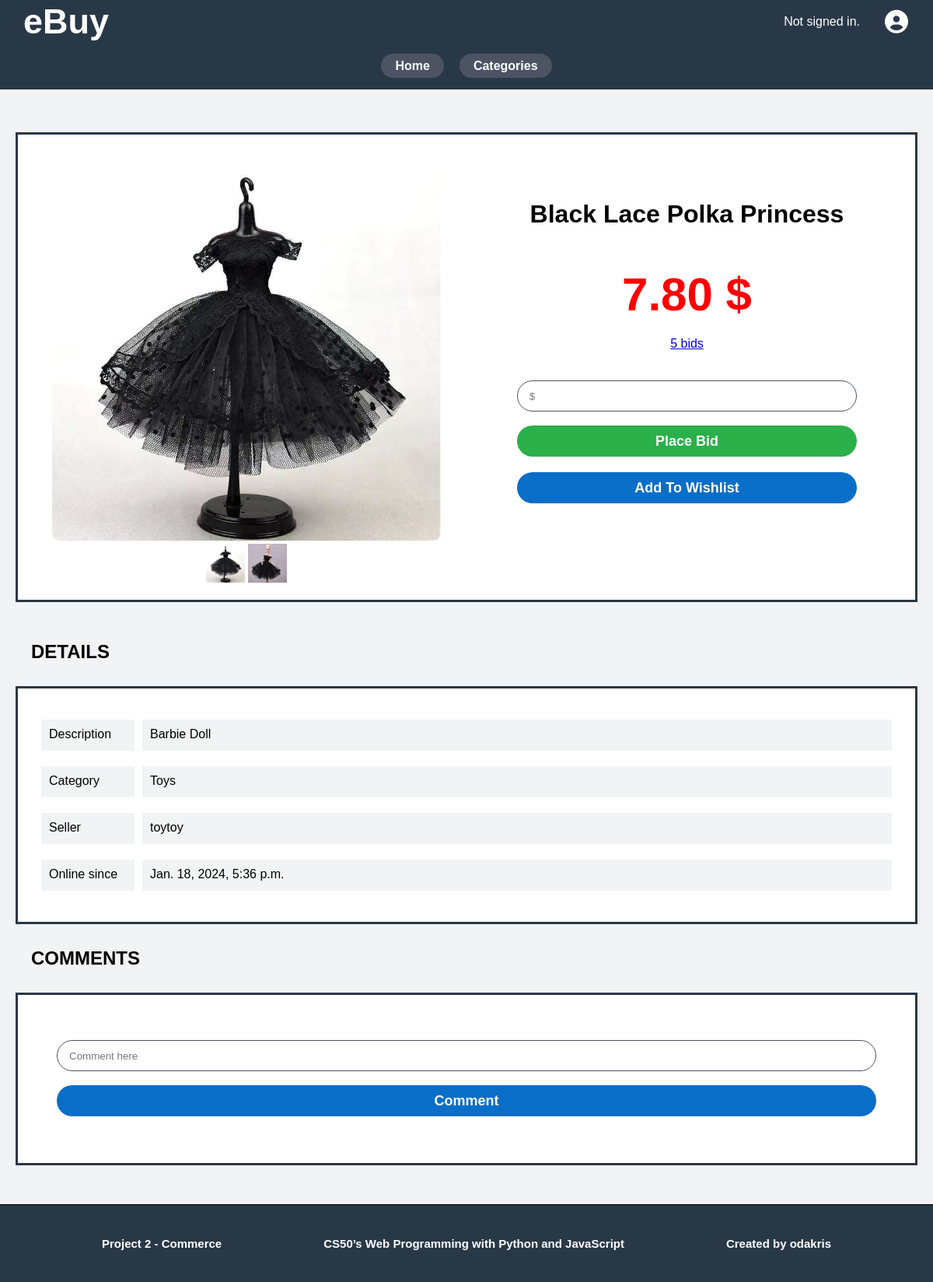
Before: /auction/75/ with the older database file.
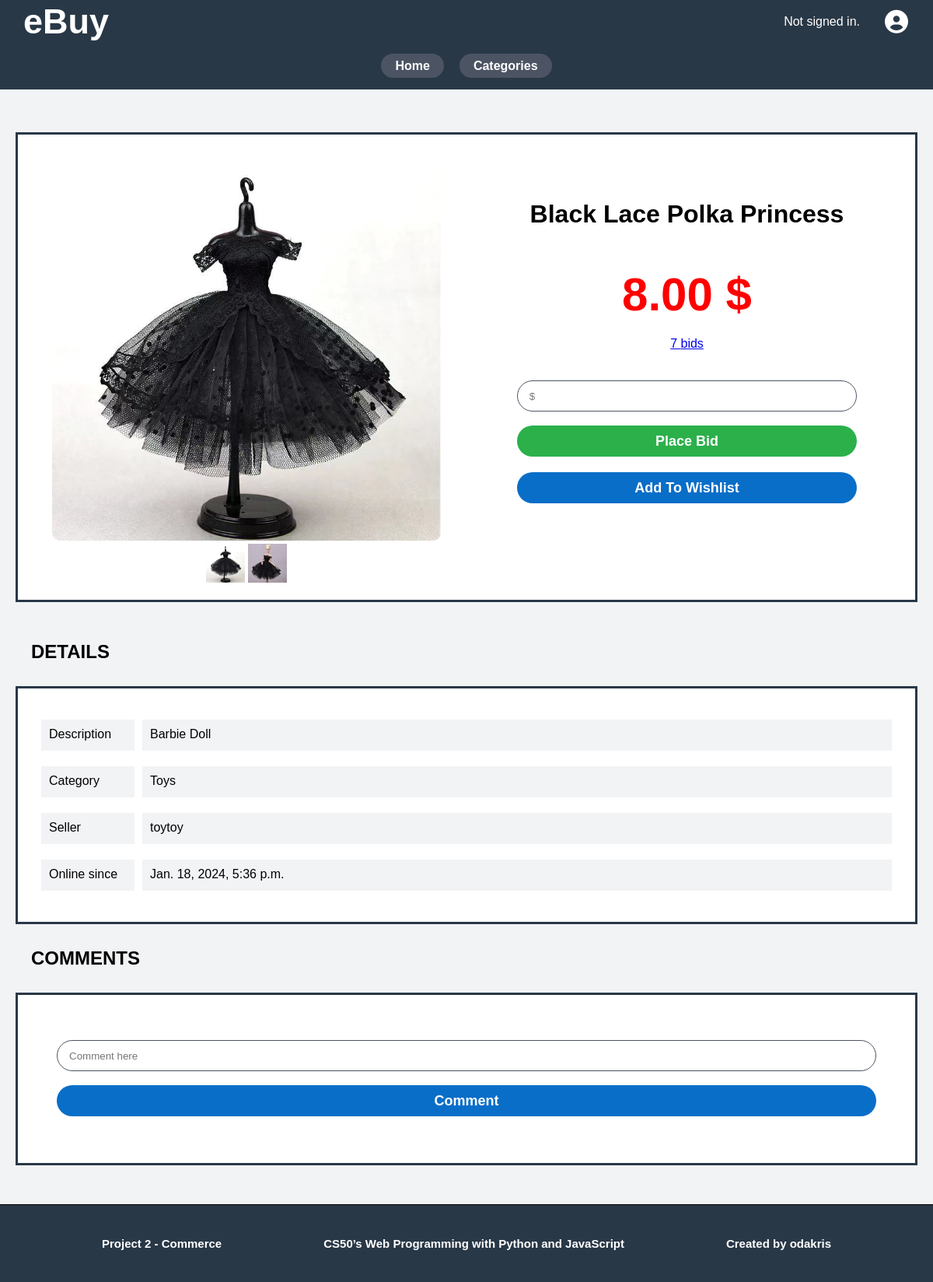
After: the same page with the newer database file.
### auctions/models.py (models this page shows, shortened)
class Auction(models.Model):
    seller = models.ForeignKey(User, on_delete=models.CASCADE, related_name="seller")
    title = models.CharField(max_length=32)
    category = models.ForeignKey(Category, on_delete=models.CASCADE, related_name="category")
    description = models.TextField(max_length=1200)
    creation_date = models.DateTimeField(auto_now_add=True, null=True)
    start_bid = models.DecimalField(max_digits=10, decimal_places=2, null=True)
    bid = models.DecimalField(default=0.00, max_digits=10, decimal_places=2, null=True)
    bid_counter = models.IntegerField(default=0)
    active = models.BooleanField(default=True)
    close_date = models.DateTimeField(auto_now_add=True, null=True)
    winner = models.ForeignKey(User, on_delete=models.CASCADE, blank=True, null=True, related_name="auction_winner")
    class Meta:
        ordering = ["creation_date"]

class Category(models.Model):
    name = models.CharField(max_length=32)
    class Meta:
        ordering = ["name"]
    def __str__(self):
        return f"{self.name}"

class User(AbstractUser):
    pass

### auctions/views.py (the view, shortened to what this page needs)
# urls.py: path("auction/<int:auction_id>/", views.auction, name="auction"),
def auction(request, auction_id):
    bid_form = BidForm()
    comment_form = CommentForm()
    current_auction = Auction.objects.get(pk=auction_id)
    comments = Comment.objects.filter(auction=current_auction)
    images = ImagesUpload.objects.filter(auction=current_auction)
    closeButton = isUserAuction(request.user, current_auction.pk)
    default_context = {
        "wishlist": "Add To Wishlist",
    }
    if request.method == "GET" and isUserAuction(request.user, current_auction.pk):
        default_context = {
            "closeButton": closeButton,
            "closeMessage": "Close Auction"
        }
    context = default_context.copy()
    return render(request, "auctions/auction.html", {
        "bid_form": bid_form,
        "auction": current_auction,
        "comment_form": comment_form,
        "comments": comments,
        "images": images,
        "active": current_auction.active,
        "context": context
    })

### auctions/forms.py
class BidForm(forms.Form):
    bid = forms.DecimalField(label=False, widget=forms.NumberInput(attrs={"min": 1, "class": "form-control", "placeholder": "$", "autocomplete": "off"}))

class CommentForm(forms.Form):
    comment = forms.CharField(label=False, widget=forms.TextInput(attrs={"class": "form-control", "placeholder": "Comment here", "autocomplete": "off"}))

### auctions/utils.py (called while the page is built)
def isUserAuction(user, auction_id):
    auction = models.Auction.objects.get(pk=auction_id)
    if user == auction.seller:
        return True
    return False

### auctions/templates/auctions/auction.html (shortened to what the changed rows need)
{% extends "auctions/layout.html" %}
{% block body %}
<div class="auction-container flex">
    <div class="auction">
        <div class="auction-bid-container">
            <div class="auction-bid flex">
                <h1>{{ auction.title }}</h1>
                <div class="auction-bid-details flex">
                    {% if auction.bid_counter == 0 %}
                    <div class="auction-current-bid">{{ auction.start_bid|floatformat:2 }} $</div>
                    {% else %}
                    <div class="auction-current-bid">{{ auction.bid|floatformat:2 }} $</div>
                    {% endif %}
                    <a href="{% url 'auctions:auction_bids' auction.pk %}">
                        <div class="auction-bid-counter">
                            {% if auction.bid_counter == 0 %}
                            <p>No bids yet</p>
                            {% elif auction.bid_counter == 1 %}
                            <p>{{ auction.bid_counter }} bid</p>
                            {% else %}
                            <p>{{ auction.bid_counter }} bids</p>
                            {% endif %}
                        </div>
                    </a>
                </div>
                <div class="auction-forms">
                    <div class="bid-form">
                    </div>
                    {% if context.closeButton %}
                    <div class="wishlist-form">
                        <form action="{% url 'auctions:auction' auction.pk %}" method="POST"
                            class="auction-wishlist-form flex">
                            {% csrf_token %}
                            {% if active %}
                            <input type="submit" name="close" value="Close Auction" class="btn">
                            {% else %}
                            <input type="submit" name="close" value="Closed" class="btn btn-disable" disabled>
                            {% endif %}
                        </form>
                    </div>
                    {% else %}
                    <div class="wishlist-form">
                    </div>
                    {% endif %}
                </div>
            </div>
        </div>
    </div>
    <h2>DETAILS</h2>
    <div class="auction-details flex">
        <div class="auction-description auction-detail">
            <p class="auction-label">Description</p>
            <p class="auction-content">{{ auction.description|linebreaksbr }}</p>
        </div>
        <div class="auction-category auction-detail">
            <p class="auction-label">Category</p>
            <p class="auction-content">{{ auction.category }}</p>
        </div>
        <div class="auction-seller auction-detail">
            <p class="auction-label">Seller</p>
            <p class="auction-content">{{ auction.seller }}</p>
        </div>
        <div class="auction-creation-date auction-detail">
            <p class="auction-label">Online since</p>
            <p class="auction-content">{{ auction.creation_date }}</p>
        </div>
    </div>
    <h2>COMMENTS</h2>
</div>
{% endblock %}

Changed rows visible on the page:
changed Auction "Black Lace Polka Princess": bid "7.80" → "8.00"; bid_counter "5" → "7"
